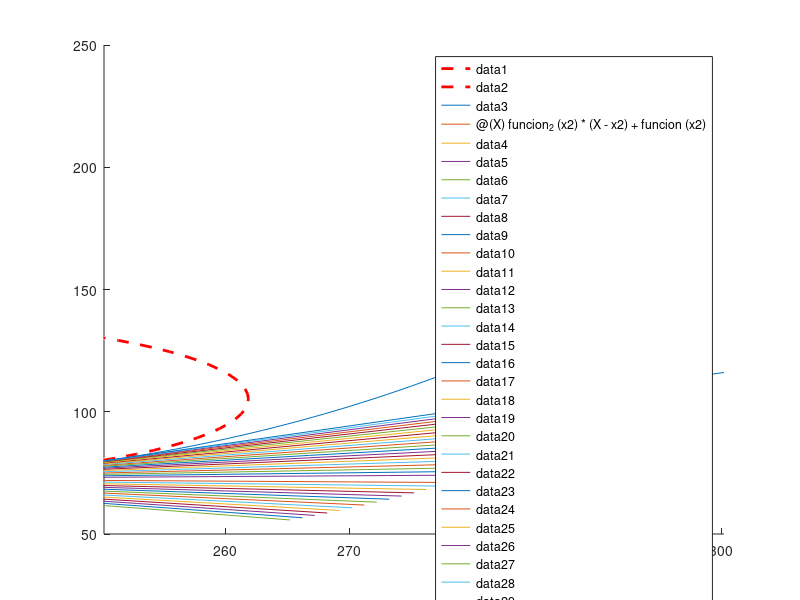

Source code (MATLAB): (Note: this script raises an error after producing the figure.)
close all 
clc

x1 = 10;  % coordenada x1 ya dada 
x4 = 280; % coordenada x4 ya dada
y1 = 170; % coordenada y1 ya dada
y4 = 120; % coordenada y4 ya dada
carro=30;
coeficiente=0.9;
masa=700;

%Se secciona la grafica y solo se seleccionan laz zonas donde es mas
%posible que las coordenadas correctas se encuentren para de esta forma
incx = (x4-x1)/3;  
for i = 1:1:incx
    for j = 1:1:x4-incx
        quit=0;
        x2 = x1+i;
        x3 = x4-i;
        y2 = y1+j;
        y3 = y4-j;


        %Matriz principal
        A = [(x1^3),(x1^2),(x1),1; (x2^3),(x2^2),(x2),1; (x3^3),(x3^2),(x3),1; (x4^3),(x4^2),(x4),1];

        %Vector Y
        Y = [y1; y2; y3; y4];

        %matriz de soluciones
        Z = inv(A) * Y;

%se forma la funcion con los coeficientes que se generan en la iteracion d
%los ciclos for rpncipales y se revisan que se cumplan las condiciones que
%establece el reto.
        if (Z(1)~=0 )
            funcion = @(X)(Z(1)*X.^3)+(Z(2)*X.^2) + (Z(3)*X)+(Z(4)); %funcion principal
            funcion_2=@(X) (3*Z(1)*X.^2)+(2*Z(2)*X) + (Z(3)); %funcion derivada para calculo del radio de curva
            funcion_3=@(X) ((6*Z(1)*X)+(2*Z(2))); %segunda derivada para calculo del radio de curva
            funcion_4=@(X) sqrt((1+((funcion_2(X)).^2))); %funcion de longitud de curvatura
            longitud=integral(funcion_4,x1,x4); %se calcula la longitud
            %se corrobora si se cumplen las condiciones de longitud de arco
            if(longitud<500 && longitud>300)
                cont=1;
                X=[x1:x4];
                Y=[];
                xmax = (-Z(2)-sqrt(Z(2)^2-3*Z(1)*Z(3)))/(3*Z(1));
                xmin = (-Z(2)+sqrt(Z(2)^2-3*Z(1)*Z(3)))/(3*Z(1));
                
                for k=x1:x4
                    Y(cont)=funcion(k);
                    cont=cont+1;
                end
                radio=((1+(funcion_2(xmax)^2))^(3/2))/(funcion_3(xmax));
                
                %se comprueba si el radio de curvatura cumple con las
                %dimensiones establecidas
                if radio < 50 && radio>-50
                    PC1y = funcion(xmax)-abs(radio); 
                    PC2y = funcion(xmin)+abs(radio);
                    centerc1 = [xmax PC1y];
                    centerc2 = [xmin PC2y];
                    
                    disp(longitud)
                    disp(radio)
                    disp(Z)
                    quit=1;
                    figure('Name','Armando')
                    hold on
                    
                    %se grafican los circulos en los puntos criticos
                    viscircles(centerc1, abs(radio),'color','r','LineStyle','--');
                    viscircles(centerc2, abs(radio),'color','r','LineStyle','--');
                    axis([7 282 50 250])
                    plot(X,Y)
                    hold off
                   break;
                end
            end
        end
    end
    if quit == 1
        break;
    end
end
contador=1;
puntos=[];
for i = 1:1:incx
    x2 = xmin - i;
    x3 = xmax - i;
    x4 = xmin + i;
    x5 = xmax + i;
    radio=((1+(funcion_2(x2)^2))^(3/2))/(funcion_3(x2));
    radio1=((1+(funcion_2(x3)^2))^(3/2))/(funcion_3(x3));
    radio2=((1+(funcion_2(x4)^2))^(3/2))/(funcion_3(x4));
    radio3=((1+(funcion_2(x5)^2))^(3/2))/(funcion_3(x5));
    
    if radio < 50 && radio > -50
        hold on
        y = @(X) funcion_2(x2) * (X-x2) + funcion(x2);
        fplot(y,[x2 x2+50])
        hold off
        xrec=x2;
        velocidad=sqrt(abs(radio)*coeficiente*9.8);
        if (carro>=velocidad)
            puntos(contador)=x2;
            contador=contador+1;
        end
    end
       
    if radio1 < 50 && radio1 > -50
        hold on
        y1 = @(X) funcion_2(x3) * (X-x3) + funcion(x3);
        fplot(y1,[x3 x3+50])
        hold off
        xrecm=x3;
        velocidad=sqrt(abs(radio1)*coeficiente*9.8);
        if (carro>velocidad)
            puntos(contador)=x3;
            contador=contador+1;
        end
        
    end
    
    if radio2 < 50 && radio2 > -50
        hold on
        y2 = @(X) funcion_2(x4) * (X-x4) + funcion(x4);
        fplot(y2,[x4 x4+50])
        hold off
        xrec2=x4;
        velocidad=sqrt(abs(radio2)*coeficiente*9.8);
        if (carro>=velocidad)
            puntos(contador)=x4;
            contador=contador+1;
        end
    end
       
    if radio3 < 50 && radio3 > -50
        hold on
        y3 = @(X) funcion_2(x5) * (X-x5) + funcion(x5);
        fplot(y3,[x5 x5+50])
        hold off
        xrecm2=x5;
        velocidad=sqrt(abs(radio3)*coeficiente*9.8);
        if (carro>=velocidad)
            puntos(contador)=x5;
            contador=contador+1;
        end
    end

end
a1=atand(funcion_2(xrec));
a2=atand(funcion_2(xrecm));
xrec1=(xrec-abs(((25/(sind(a1))))));
xrecm1=(xrecm-abs(((25/(sind(a2))))));
ancho2=80*cosd(a1);
ancho=80*cosd(a2);

hold on
y2 = @(X) funcion_2(xrec) * (X-xrec1) + funcion(xrec);
y3 = @(X) funcion_2(xrecm) * (X-xrecm1) + funcion(xrecm);
fplot(y2,[xrec-(ancho2/2) (xrec+(ancho2/2))],'color','b','LineWidth',10)
fplot(y3,[xrecm-ancho/2 xrecm+ancho/2],'color','b','LineWidth',10)
hold off

figure('Name','Carretera')


hold on
plot(X,Y,'color','k','LineWidth',20)
fplot(y2,[xrec-(ancho2/2) (xrec+(ancho2/2))],'color','g','LineWidth',10)
fplot(y3,[xrecm-ancho/2 xrecm+ancho/2],'color','g','LineWidth',10)
fplot(funcion,[xrec, xrec2],'color','b','LineWidth',20)
fplot(funcion,[xrecm, xrecm2],'color','b','LineWidth',20)
plot(X,Y,'color','y','LineStyle','--','LineWidth',4)

% fplot(y3,[x6 x6+50]);
hold off
i=1;
px=[];
py=[];
hold on
h = animatedline('Color','r','Marker','s');

if(numel(puntos)>0)
    x6=min(puntos);
    y3 = @(X) funcion_2(x6) * (X-x6) + funcion(x6);
    for k=x1:x6
    px(i)=k;
    py(i)=funcion(k);
    clearpoints(h)
    addpoints(h,px(i),py(i));
    drawnow 
    end
    EnergiaPerdida=(0.5*masa*(carro^2));
    distancia =(carro^2)/(2*coeficiente*9.81);
    distancia1 = (cos(atan(funcion_2(xrecm))))*(distancia);
    for k=x6:(x6+ distancia1)
    px(i)=k;
    py(i)=y3(k);
%     clearpoints(h)
    addpoints(h,px(i),py(i));
    drawnow 
    end
    text(150, 250,"Distancia: "+distancia +" m", 'FontSize', 14)
    text(150, 235,"Energia perdida: " + EnergiaPerdida + " J", 'FontSize', 14 )
    
else  
    for k=1:numel(X)
    clearpoints(h)
    addpoints(h,X(k),Y(k));
    drawnow 
    end
end

hold off